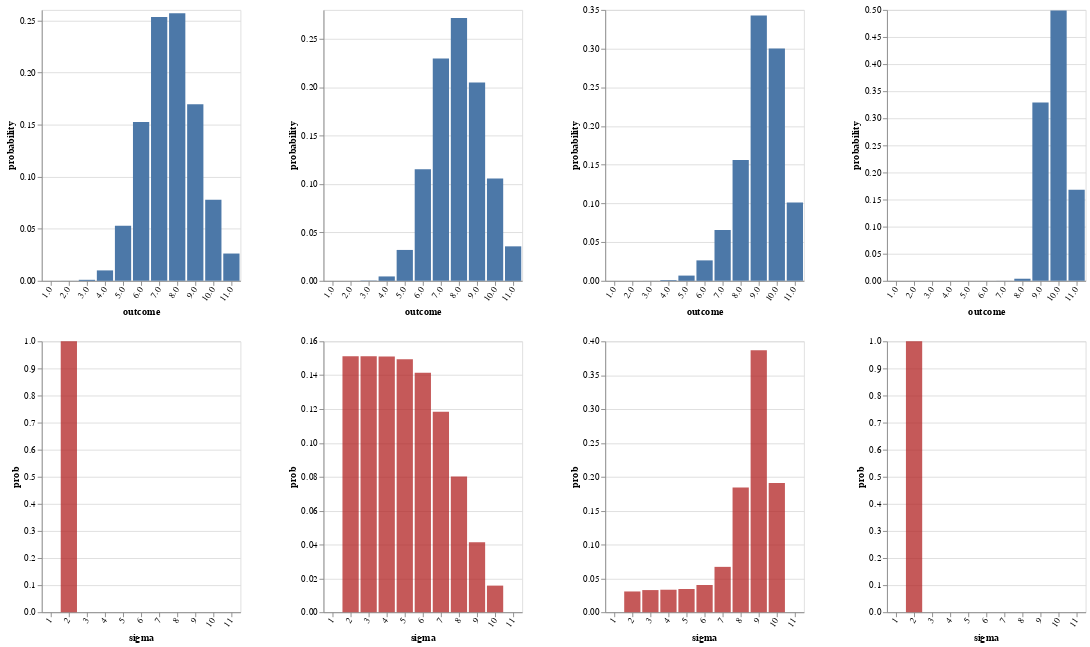

Notebook cell for this chart:
### Code cell
writeIORef cacheRef (0, Map.empty)

mkMaxGraph m = do
  heightBar <- enumD ((\w -> maximum [ht w x | x <- domain]) . fst <$> m)
  threshBar <- enumD (fromEnum                               . snd <$> m)
  return $ toVegaLite
    [ center True
    , vConcat [fromVL (barFromDist heightBar), fromVL (sdBarFromDist heights threshBar)]
    ]

-- vlShow . sidewaysDists <$> sequence
--   [ titled "Price Prior" . barFromDist <$> enumD worldPrior
--   , titled "Literal Price Posterior" . barFromDist <$> enumD (thresholdPrior >>= fmap fst . literal UExp)
--   ] 

vlShow . sidewaysDists <$> traverse mkMaxGraph
  [ listenerAny infoLGAny cacheRef (0, UTall, 2)
  , thresholdPrior >>= \l -> listenerAny infoLGAny cacheRef (0, UTall, l)
  , listenerAny infoLGAny cacheRef (1, UTall, 2)
  , listenerAny infoLGAny cacheRef (2, UTall, 2)
--   , listenerAny infoLGAny cacheRef (3, UTall, 2)
  ]

### Figure 1 — Vega-Lite specification as saved in the notebook (floating-point values rounded to 4 significant figures)
{"$schema": "https://vega.github.io/schema/vega-lite/v3.json", "hconcat": [{"$schema": "https://vega.github.io/schema/vega-lite/v3.json", "center": true, "vconcat": [{"$schema": "https://vega.github.io/schema/vega-lite/v3.json", "data": {"values": [{"outcome": "1.0", "probability": 0}, {"outcome": "2.0", "probability": 4.58e-05}, {"outcome": "3.0", "probability": 0.000986}, {"outcome": "4.0", "probability": 0.01002}, {"outcome": "5.0", "probability": 0.05282}, {"outcome": "6.0", "probability": 0.1524}, {"outcome": "7.0", "probability": 0.2533}, {"outcome": "8.0", "probability": 0.2568}, {"outcome": "9.0", "probability": 0.1696}, {"outcome": "10.0", "probability": 0.07783}, {"outcome": "11.0", "probability": 0.0262}]}, "description": "", "encoding": {"x": {"axis": {"labelAngle": -55}, "field": "outcome", "scale": {"rangeStep": 30}, "sort": null, "type": "ordinal"}, "y": {"field": "probability", "type": "quantitative"}}, "mark": "bar"}, {"$schema": "https://vega.github.io/schema/vega-lite/v3.json", "data": {"values": [{"prob": 1, "sigma": "2"}]}, "description": "", "encoding": {"x": {"axis": {"labelAngle": -55}, "field": "sigma", "scale": {"domain": ["1", "2", "3", "4", "5", "6", "7", "8", "9", "10", "11"], "rangeStep": 30}, "sort": null, "type": "ordinal"}, "y": {"field": "prob", "type": "quantitative"}}, "mark": {"color": "firebrick", "opacity": 0.75, "type": "bar"}}]}, {"$schema": "https://vega.github.io/schema/vega-lite/v3.json", "center": true, "vconcat": [{"$schema": "https://vega.github.io/schema/vega-lite/v3.json", "data": {"values": [{"outcome": "1.0", "probability": 0}, {"outcome": "2.0", "probability": 6.923e-06}, {"outcome": "3.0", "probability": 0.0002981}, {"outcome": "4.0", "probability": 0.004542}, {"outcome": "5.0", "probability": 0.03193}, {"outcome": "6.0", "probability": 0.1152}, {"outcome": "7.0", "probability": 0.2297}, {"outcome": "8.0", "probability": 0.2717}, {"outcome": "9.0", "probability": 0.205}, {"outcome": "10.0", "probability": 0.1059}, {"outcome": "11.0", "probability": 0.03565}]}, "description": "", "encoding": {"x": {"axis": {"labelAngle": -55}, "field": "outcome", "scale": {"rangeStep": 30}, "sort": null, "type": "ordinal"}, "y": {"field": "probability", "type": "quantitative"}}, "mark": "bar"}, {"$schema": "https://vega.github.io/schema/vega-lite/v3.json", "data": {"values": [{"prob": 0.1512, "sigma": "2"}, {"prob": 0.1511, "sigma": "3"}, {"prob": 0.151, "sigma": "4"}, {"prob": 0.1495, "sigma": "5"}, {"prob": 0.1415, "sigma": "6"}, {"prob": 0.1185, "sigma": "7"}, {"prob": 0.08017, "sigma": "8"}, {"prob": 0.04136, "sigma": "9"}, {"prob": 0.01573, "sigma": "10"}]}, "description": "", "encoding": {"x": {"axis": {"labelAngle": -55}, "field": "sigma", "scale": {"domain": ["1", "2", "3", "4", "5", "6", "7", "8", "9", "10", "11"], "rangeStep": 30}, "sort": null, "type": "ordinal"}, "y": {"field": "prob", "type": "quantitative"}}, "mark": {"color": "firebrick", "opacity": 0.75, "type": "bar"}}]}, {"$schema": "https://vega.github.io/schema/vega-lite/v3.json", "center": true, "vconcat": [{"$schema": "https://vega.github.io/schema/vega-lite/v3.json", "data": {"values": [{"outcome": "1.0", "probability": 0}, {"outcome": "2.0", "probability": 3.991e-07}, {"outcome": "3.0", "probability": 4.629e-05}, {"outcome": "4.0", "probability": 0.0008903}, {"outcome": "5.0", "probability": 0.006769}, {"outcome": "6.0", "probability": 0.02643}, {"outcome": "7.0", "probability": 0.06583}, {"outcome": "8.0", "probability": 0.156}, {"outcome": "9.0", "probability": 0.3428}, {"outcome": "10.0", "probability": 0.3002}, {"outcome": "11.0", "probability": 0.1011}]}, "description": "", "encoding": {"x": {"axis": {"labelAngle": -55}, "field": "outcome", "scale": {"rangeStep": 30}, "sort": null, "type": "ordinal"}, "y": {"field": "probability", "type": "quantitative"}}, "mark": "bar"}, {"$schema": "https://vega.github.io/schema/vega-lite/v3.json", "data": {"values": [{"prob": 0.03067, "sigma": "2"}, {"prob": 0.03272, "sigma": "3"}, {"prob": 0.03324, "sigma": "4"}, {"prob": 0.03429, "sigma": "5"}, {"prob": 0.04025, "sigma": "6"}, {"prob": 0.067, "sigma": "7"}, {"prob": 0.184, "sigma": "8"}, {"prob": 0.3869, "sigma": "9"}, {"prob": 0.1909, "sigma": "10"}]}, "description": "", "encoding": {"x": {"axis": {"labelAngle": -55}, "field": "sigma", "scale": {"domain": ["1", "2", "3", "4", "5", "6", "7", "8", "9", "10", "11"], "rangeStep": 30}, "sort": null, "type": "ordinal"}, "y": {"field": "prob", "type": "quantitative"}}, "mark": {"color": "firebrick", "opacity": 0.75, "type": "bar"}}]}, {"$schema": "https://vega.github.io/schema/vega-lite/v3.json", "center": true, "vconcat": [{"$schema": "https://vega.github.io/schema/vega-lite/v3.json", "data": {"values": [{"outcome": "1.0", "probability": 0}, {"outcome": "2.0", "probability": 1.395e-14}, {"outcome": "3.0", "probability": 5.955e-10}, {"outcome": "4.0", "probability": 6.634e-08}, {"outcome": "5.0", "probability": 1.457e-06}, {"outcome": "6.0", "probability": 1.404e-05}, {"outcome": "7.0", "probability": 0.0001195}, {"outcome": "8.0", "probability": 0.003896}, {"outcome": "9.0", "probability": 0.3292}, {"outcome": "10.0", "probability": 0.4988}, {"outcome": "11.0", "probability": 0.168}]}, "description": "", "encoding": {"x": {"axis": {"labelAngle": -55}, "field": "outcome", "scale": {"rangeStep": 30}, "sort": null, "type": "ordinal"}, "y": {"field": "probability", "type": "quantitative"}}, "mark": "bar"}, {"$schema": "https://vega.github.io/schema/vega-lite/v3.json", "data": {"values": [{"prob": 1, "sigma": "2"}]}, "description": "", "encoding": {"x": {"axis": {"labelAngle": -55}, "field": "sigma", "scale": {"domain": ["1", "2", "3", "4", "5", "6", "7", "8", "9", "10", "11"], "rangeStep": 30}, "sort": null, "type": "ordinal"}, "y": {"field": "prob", "type": "quantitative"}}, "mark": {"color": "firebrick", "opacity": 0.75, "type": "bar"}}]}], "spacing": 50}
